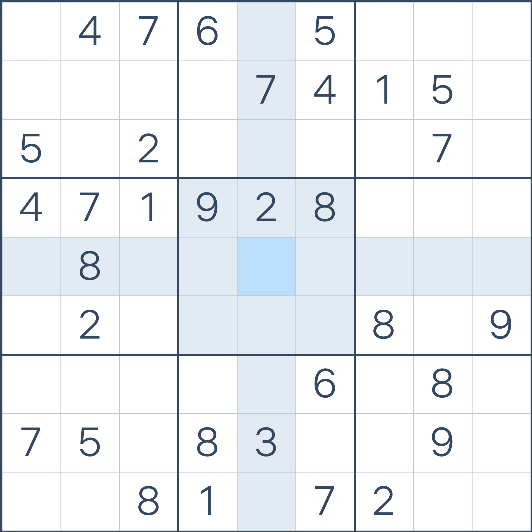
#> input picture puzzle.png, 532 x 532 px
$ python img2puzzle.py
#> lines starting #> are read from the running program, lines starting #| are printed output that depends on the picture
import cv2
import numpy as np
import pytesseract
import os


def img2puzzle(img_path):
#> called with img_path = 'puzzle.png'
    gray = cv2.imread(img_path)
#> gray is the input picture: shape (532, 532, 3); mean B, G, R 243.9, 240.3, 236.7
    blur = cv2.GaussianBlur(gray, (5,5),0)
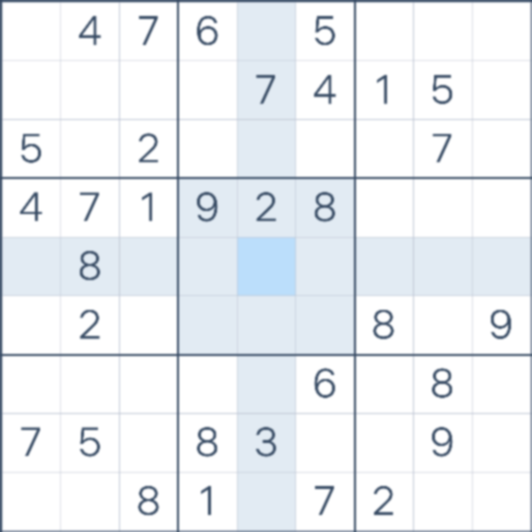
#> blur: shape (532, 532, 3); mean B, G, R 244.1, 240.5, 236.9

    ret,thresh = cv2.threshold(blur,150,255, cv2.THRESH_BINARY)
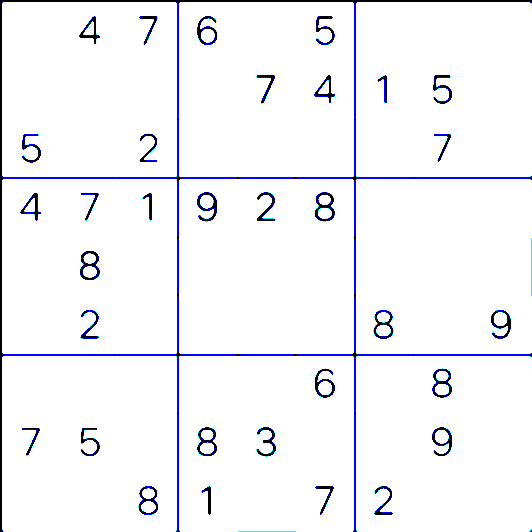
#> thresh: shape (532, 532, 3); mean B, G, R 249.4, 244.5, 243.9

    resize_img = cv2.resize(thresh,(450,450))
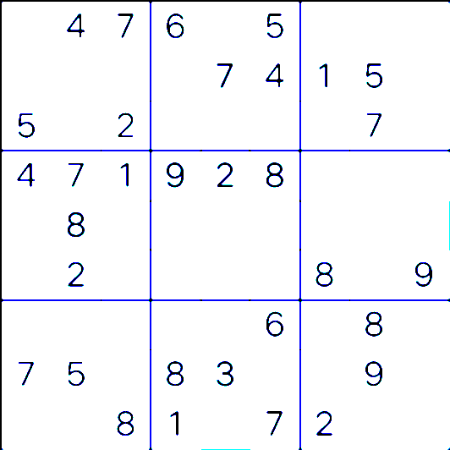
#> resize_img: shape (450, 450, 3); mean B, G, R 249.3, 244.6, 243.9
    row_split = np.array_split(resize_img, 9, axis = 0)
#> row_split = 9 items
    img_split = []

    for i in range(9):
        img_split.extend(np.hsplit(row_split[i],9))
#> after the loop, img_split = 81 items
    n = 5
    img_split = np.array([img[n:-n, n:-n] for img in img_split])

    board = []
    for m in img_split:
        if np.all(m==255):
            board.append(0)
        else:
            text = pytesseract.image_to_string(m, lang='eng', config='--psm 10 --oem 3 -c tessedit_char_whitelist=123456789')
            if text.strip().isdigit():
                board.append(int(text))
            else:
                board.append(0)
#> this loop made 2 passes
#> after the loop, board = [0]
    return board

def check(board,puzzle):
    for i in range(9):
        for j in range(9):
            if puzzle[i][j] != board[i][j]:
                print(f"({i}, {j}) {puzzle[i][j]} vs {board[i][j]}")
if __name__ == '__main__':
    img_path = 'puzzle.png'
#> (the run stopped early here; a loop or call above may not have finished)

$ run again, with sudoku.png copied over puzzle.png
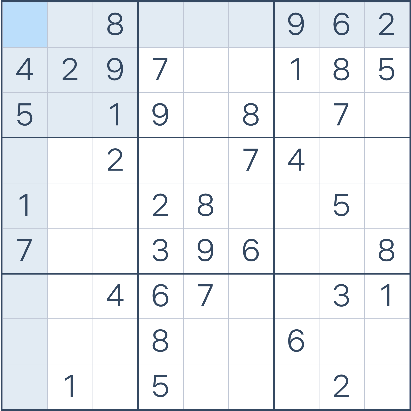
#> input picture sudoku.png, 411 x 411 px
#> in img2puzzle, gray is the input picture: shape (411, 411, 3); mean B, G, R 242.4, 238.5, 234.7
#> in img2puzzle, `blur = cv2.GaussianBlur(gray, (5,5),0)`:
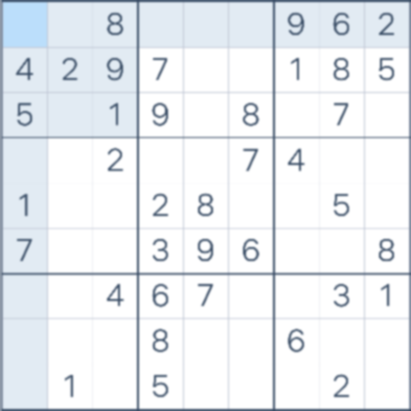
#> blur: shape (411, 411, 3); mean B, G, R 242.4, 238.5, 234.8
#> in img2puzzle, `resize_img = cv2.resize(thresh,(450,450))`:
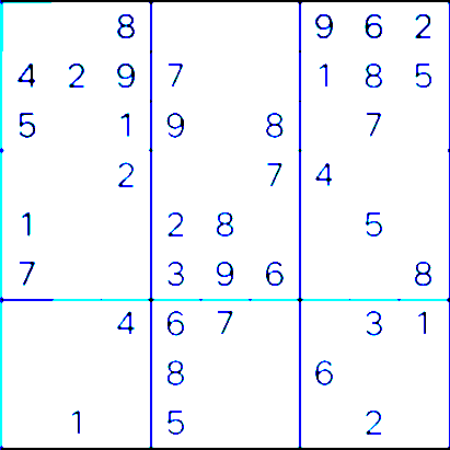
#> resize_img: shape (450, 450, 3); mean B, G, R 250.4, 243.9, 240.6
#> row_split = 9 items
#> after the loop in img2puzzle, `for i in range(9):`: img_split = 81 items
#> the loop in img2puzzle, `for m in img_split:` made 3 passes
#> after the loop in img2puzzle, `for m in img_split:`: board = [0, 0]
